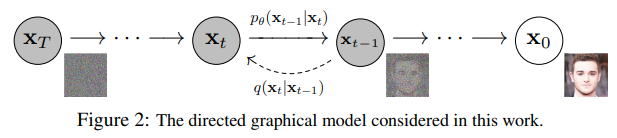
#> input picture denoising-diffusion-pytorch-main/images/denoising-diffusion.png, 617 x 138 px
$ python image_process.py --input-dir ../denoising-diffusion-pytorch-main/images --output-dir out   (older library calls are emulated)
#> lines starting #> are read from the running program, lines starting #| are printed output that depends on the picture; after the words box and inside, x2 and y2 are one past the last pixel; in counts of white or black regions, pixels touching at a corner belong together
import os
import random
import argparse
from PIL import Image, ImageDraw

def resize_image(input_path, output_path, resolution=512):
    """Resize image to the specified resolution and save it."""
#> called with output_path = 'out/resized_denoising-diffusion.png', resolution = 512
    img = Image.open(input_path)
#> img is the input picture: PIL image 617x138 RGBA; mean R, G, B, A 234.7, 234.2, 234.2, 255
    img_resized = img.resize((resolution, resolution), Image.LANCZOS)  # 使用 LANCZOS 替换 ANTIALIAS
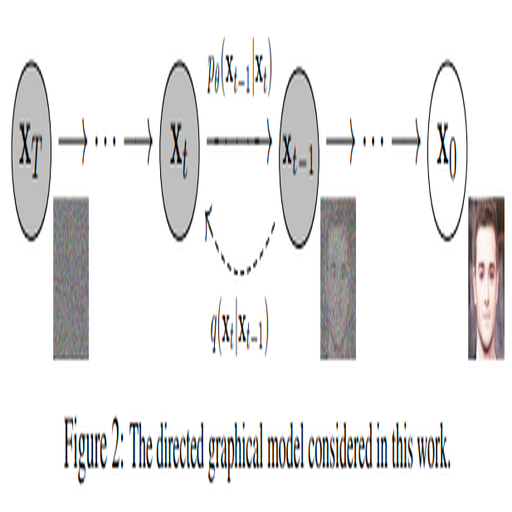
#> img_resized: PIL image 512x512 RGBA; mean R, G, B, A 234.2, 233.7, 233.7, 255
    img_resized.save(output_path)
    print(f"Resized image saved to {output_path}")

def generate_mask(resolution=512, mask_ratio=0.3):
    """Generate a random mask for the image with a specified mask ratio."""
#> called with resolution = 512, mask_ratio = 0.3
    mask = Image.new("L", (resolution, resolution), 255)  # Start with a white mask (no masking)
#> mask: PIL image 512x512 L; every value is 255
    draw = ImageDraw.Draw(mask)

    # Calculate mask size based on mask_ratio
    mask_width = int(resolution * random.uniform(mask_ratio / 2, mask_ratio))
    mask_height = int(resolution * random.uniform(mask_ratio / 2, mask_ratio))

    # Generate a random position for the mask
    x = random.randint(0, resolution - mask_width)
    y = random.randint(0, resolution - mask_height)

    # Draw a black rectangle (mask) on the white background
    draw.rectangle([x, y, x + mask_width, y + mask_height], fill=0)
    return mask

def process_images(input_dir, output_dir, resolution=512, mask_ratio=0.3):
    """Process all images in a directory, resizing them and generating corresponding masks."""
    if not os.path.exists(output_dir):
        os.makedirs(output_dir)

    images = [f for f in os.listdir(input_dir) if f.lower().endswith(('.png', '.jpg', '.jpeg'))]
    for img_name in images:
        input_path = os.path.join(input_dir, img_name)
        output_image_path = os.path.join(output_dir, f"resized_{img_name}")
        output_mask_path = os.path.join(output_dir, f"mask_{img_name}")

        # Resize image
        resize_image(input_path, output_image_path, resolution)

        # Generate and save mask
        mask = generate_mask(resolution, mask_ratio)
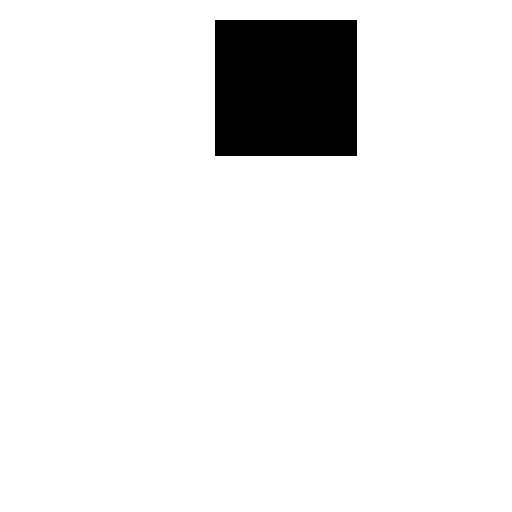
#> mask: PIL image 512x512 L; 92.6% white; 1 black region, box (x1, y1, x2, y2) and area: (215, 20, 357, 156) 19312
        mask.save(output_mask_path)
        print(f"Mask saved to {output_mask_path}")
#> pass 2 of the loop in process_images, `for img_name in images:`:
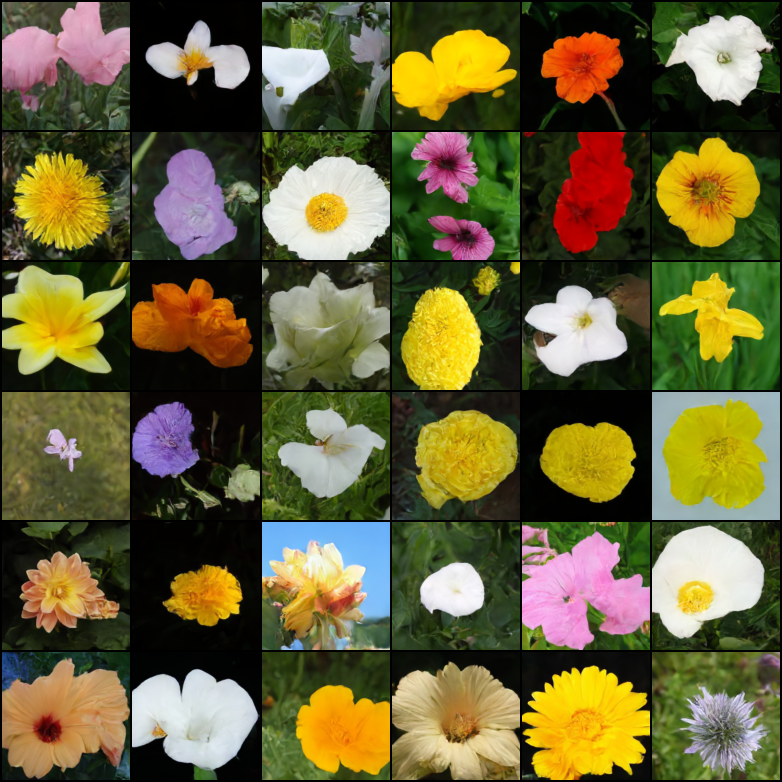
#> input picture denoising-diffusion-pytorch-main/images/sample.png, 782 x 782 px
#> in resize_image, img is the input picture: PIL image 782x782 RGB; mean R, G, B 102, 95.4, 55.7
#> img_resized: PIL image 512x512 RGB
#> in process_images, `mask = generate_mask(resolution, mask_ratio)`:
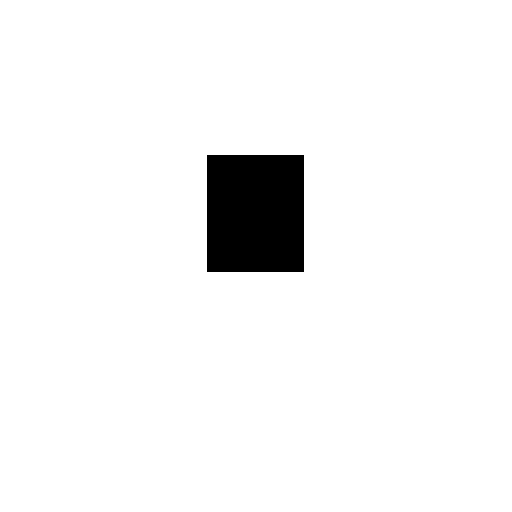
#> mask: PIL image 512x512 L; 95.7% white; 1 black region, box (x1, y1, x2, y2) and area: (207, 155, 304, 272) 11349

if __name__ == "__main__":
    parser = argparse.ArgumentParser(description="Resize images and generate random masks.")
    parser.add_argument("--input-dir", required=True, help="Directory with input images.")
    parser.add_argument("--output-dir", required=True, help="Directory to save resized images and masks.")
    parser.add_argument("--resolution", type=int, default=512, help="Resolution to resize images to (default: 512).")
    parser.add_argument("--mask-ratio", type=float, default=0.3, help="Ratio of the image to cover with mask (default: 0.3).")

    args = parser.parse_args()

    process_images(args.input_dir, args.output_dir, args.resolution, args.mask_ratio)
